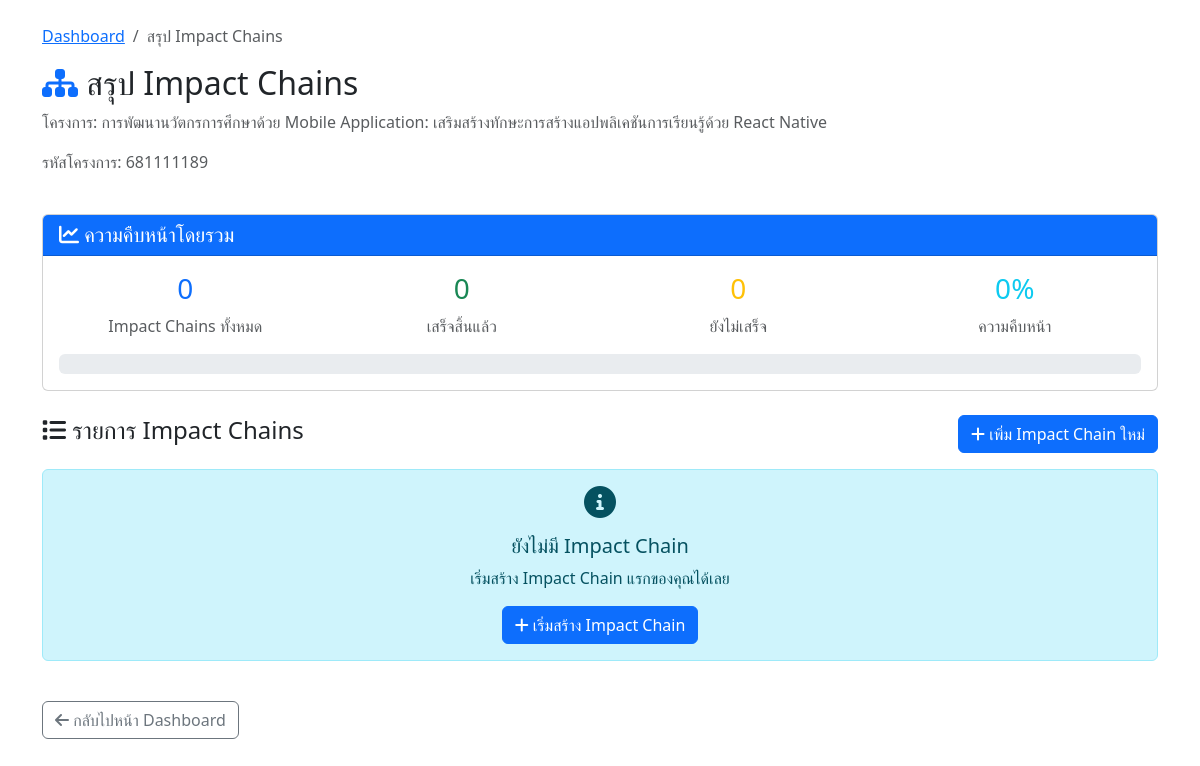
/impact-chain/chains-summary.php?project_id=10 (signed in), run on the app's committed database.
### tables this page shows
CREATE TABLE `projects` (
  `id` int(11) NOT NULL,
  `project_code` varchar(50) NOT NULL COMMENT 'รหัสโครงการ',
  `name` varchar(500) NOT NULL COMMENT 'ชื่อโครงการ',
  `description` text DEFAULT NULL COMMENT 'รายละเอียดโครงการ',
  `objective` text DEFAULT NULL COMMENT 'วัตถุประสงค์โครงการ',
  `start_date` date DEFAULT NULL COMMENT 'วันที่เริ่มโครงการ',
  `end_date` date DEFAULT NULL COMMENT 'วันที่สิ้นสุดโครงการ',
  `budget` decimal(15,2) DEFAULT NULL COMMENT 'งบประมาณ',
  `organization` varchar(300) DEFAULT NULL COMMENT 'หน่วยงาน/องค์กร',
  `project_manager` varchar(200) DEFAULT NULL COMMENT 'ผู้จัดการโครงการ',
  `status` enum('incompleted','completed') DEFAULT 'incompleted' COMMENT 'สถานะโครงการ',
  `created_by` varchar(100) DEFAULT NULL COMMENT 'ผู้สร้าง',
  `created_at` timestamp NOT NULL DEFAULT current_timestamp(),
  `updated_at` timestamp NOT NULL DEFAULT current_timestamp() ON UPDATE current_timestamp(),
  `impact_chain_status` longtext DEFAULT NULL CHECK (json_valid(`impact_chain_status`)),
  `total_impact_chains` int(11) DEFAULT 0 COMMENT 'จำนวน Impact Chain ทั้งหมด',
  `current_chain_id` int(11) DEFAULT NULL COMMENT 'Impact Chain ที่กำลังทำอยู่'
);

### includes/impact_chain_manager.php (called while the page is built, shortened)
<?php
function getProjectImpactChains($project_id) {
    global $conn;
    $query = "SELECT ic.*, a.activity_name,
                     (SELECT COUNT(*) FROM impact_chain_outputs ico WHERE ico.impact_chain_id = ic.id) as has_outputs,
                     (SELECT COUNT(*) FROM impact_chain_outcomes icc WHERE icc.impact_chain_id = ic.id) as has_outcomes
              FROM impact_chains ic
              JOIN activities a ON ic.activity_id = a.activity_id
              WHERE ic.project_id = ? AND ic.status = 'active'
              ORDER BY ic.sequence_order ASC";
    $stmt = mysqli_prepare($conn, $query);
    mysqli_stmt_bind_param($stmt, 'i', $project_id);
    mysqli_stmt_execute($stmt);
    $result = mysqli_stmt_get_result($stmt);
    $chains = [];
    return $chains;
}
function getMultiChainProgress($project_id) {
    $chains = getProjectImpactChains($project_id);
    $total_chains = count($chains);
    $completed_chains = 0;
    return [
        'total_chains' => $total_chains,
        'completed_chains' => $completed_chains,
        'current_chain' => $total_chains > 0 ? $total_chains : 1,
        'progress_percentage' => $total_chains > 0 ? ($completed_chains / $total_chains * 100) : 0,
        'chains' => $chains
    ];
}
?>

### impact-chain/chains-summary.php (the view, shortened to what this page needs)
<?php
require_once '../config.php';
require_once '../includes/impact_chain_manager.php';
$project_id = isset($_GET['project_id']) ? (int)$_GET['project_id'] : 0;
$user_id = $_SESSION['user_id'];
$check_query = "SELECT * FROM projects WHERE id = ? AND created_by = ?";
$check_stmt = mysqli_prepare($conn, $check_query);
mysqli_stmt_bind_param($check_stmt, 'ii', $project_id, $user_id);
mysqli_stmt_execute($check_stmt);
$project_result = mysqli_stmt_get_result($check_stmt);
$project = mysqli_fetch_assoc($project_result);
$chains = getProjectImpactChains($project_id);
$progress_data = getMultiChainProgress($project_id);
?>
<!DOCTYPE html>
<html lang="th">
<head>
    <link href="https://cdn.jsdelivr.net/npm/bootstrap@5.3.0/dist/css/bootstrap.min.css" rel="stylesheet">
    <link href="https://cdnjs.cloudflare.com/ajax/libs/font-awesome/6.0.0/css/all.min.css" rel="stylesheet">
</head>
<body>
    <div class="container mt-4">
        <div class="row mb-4">
            <div class="col-12">
                <nav aria-label="breadcrumb">
                    <ol class="breadcrumb">
                        <li class="breadcrumb-item"><a href="../dashboard.php">Dashboard</a></li>
                        <li class="breadcrumb-item active">สรุป Impact Chains</li>
                    </ol>
                </nav>
                <h2><i class="fas fa-sitemap text-primary"></i> สรุป Impact Chains</h2>
                <p class="text-muted">โครงการ: <?php echo htmlspecialchars($project['name']); ?></p>
                <p class="text-muted">รหัสโครงการ: <?php echo htmlspecialchars($project['project_code']); ?></p>
            </div>
        </div>
        <div class="row mb-4">
            <div class="col-12">
                <div class="card">
                    <div class="card-header bg-primary text-white">
                        <h5 class="mb-0"><i class="fas fa-chart-line"></i> ความคืบหน้าโดยรวม</h5>
                    </div>
                    <div class="card-body">
                        <div class="row">
                            <div class="col-md-3 text-center mb-3">
                                <h3 class="text-primary"><?php echo $progress_data['total_chains']; ?></h3>
                                <p class="text-muted mb-0">Impact Chains ทั้งหมด</p>
                            </div>
                            <div class="col-md-3 text-center mb-3">
                                <h3 class="text-success"><?php echo $progress_data['completed_chains']; ?></h3>
                                <p class="text-muted mb-0">เสร็จสิ้นแล้ว</p>
                            </div>
                            <div class="col-md-3 text-center mb-3">
                                <h3 class="text-warning"><?php echo $progress_data['total_chains'] - $progress_data['completed_chains']; ?></h3>
                                <p class="text-muted mb-0">ยังไม่เสร็จ</p>
                            </div>
                            <div class="col-md-3 text-center mb-3">
                                <h3 class="text-info"><?php echo round($progress_data['progress_percentage']); ?>%</h3>
                                <p class="text-muted mb-0">ความคืบหน้า</p>
                            </div>
                        </div>
                        <div class="progress" style="height: 20px;">
                        </div>
                    </div>
                </div>
            </div>
        </div>
        <div class="row mb-4">
            <div class="col-12">
                <div class="d-flex justify-content-between align-items-center mb-3">
                    <h4><i class="fas fa-list"></i> รายการ Impact Chains</h4>
                    <a href="step2-activity.php?project_id=<?php echo $project_id; ?>&new_chain=1" class="btn btn-primary">
                        <i class="fas fa-plus"></i> เพิ่ม Impact Chain ใหม่
                    </a>
                </div>
                <?php if (empty($chains)): ?>
                    <div class="alert alert-info text-center">
                        <i class="fas fa-info-circle fa-2x mb-3"></i>
                        <h5>ยังไม่มี Impact Chain</h5>
                        <p>เริ่มสร้าง Impact Chain แรกของคุณได้เลย</p>
                        <a href="step1-strategy.php?project_id=<?php echo $project_id; ?>" class="btn btn-primary">
                            <i class="fas fa-plus"></i> เริ่มสร้าง Impact Chain
                        </a>
                    </div>
                <?php endif; ?>
            </div>
        </div>
        <div class="row">
            <div class="col-12">
                <div class="d-flex justify-content-between">
                    <a href="../dashboard.php" class="btn btn-outline-secondary">
                        <i class="fas fa-arrow-left"></i> กลับไปหน้า Dashboard
                    </a>
                </div>
            </div>
        </div>
    </div>
</body>
</html>

### data on the page
projects: name "การพัฒนานวัตกรการศึกษาด้วย Mobile Application: เสริมสร้างทักษะการสร้างแอปพลิเคชันการเรียนรู้ด้วย React Native", project_code "681111189", total_impact_chains "0"
